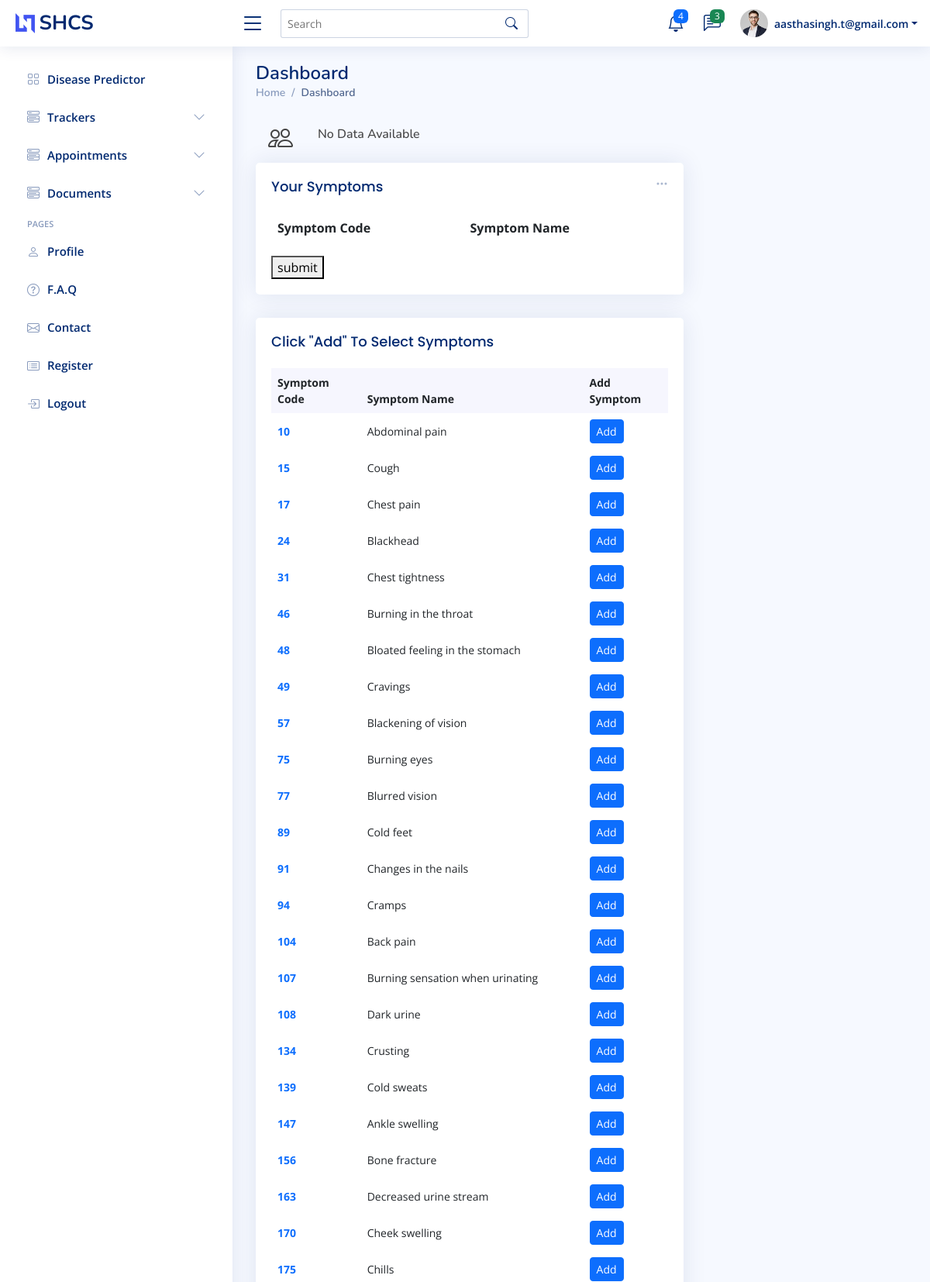
/dashboard/ (signed in, upper part), run on the app's committed database.
### myapp/models.py (models this page shows, shortened)
class User(AbstractBaseUser):
    first_name = models.CharField(max_length=25,blank=True)
    last_name = models.CharField(max_length=25,blank=True)
    phone_number = models.CharField(max_length=14,blank=True)
    email = models.EmailField(verbose_name='Email',max_length=255,unique=True,blank=True)
    gender = models.CharField(choices=(('Male','Male'),('Female','Female')),max_length=10,blank=True)
    user_type = models.CharField(choices=(('Doctor','Doctor'),('Patient','Patient'),('Handler_Team','Handler_Team')),default="Patient",max_length=17,blank=True)
    address = models.TextField(max_length=200,null=True,blank=True)
    is_active = models.BooleanField(default=True)
    is_admin = models.BooleanField(default=False)
    objects = UserManager()
    USERNAME_FIELD = 'email'
    REQUIRED_FIELDS = ['gender','user_type']
    def __str__(self):
        return self.email

class Symptom(models.Model):
    id = models.IntegerField(primary_key=True)
    name = models.CharField(max_length=100)

### myapp/views.py (the view)
# urls.py: path('dashboard/',views.dashboard),
def dashboard(request):
    disease_list=[]
    if request.method=="POST":
        symptoms = request.POST['frm_btn']
        print("bhai symptoms ka list dekhna toh ",symptoms,type(symptoms))
        disease_list=get_disease(symptoms)
    symptoms = Symptom.objects.all()
    return render(request,'dashboard.html',{'symptoms':symptoms,'disease_list':disease_list})

### myapp/templates/dashboard.html (shortened to what this page needs)
<!DOCTYPE html>
<html lang="en">
<head>
    <meta content="width=device-width, initial-scale=1.0" name="viewport"> {% load static %}
    <link href={% static "assets/vendor/bootstrap/css/bootstrap.min.css" %} rel="stylesheet">
    <link href={% static "assets/vendor/bootstrap-icons/bootstrap-icons.css" %} rel="stylesheet">
    <link href={% static "assets/vendor/boxicons/css/boxicons.min.css" %} rel="stylesheet">
    <link href={% static "assets/vendor/quill/quill.snow.css" %} rel="stylesheet">
    <link href={% static "assets/vendor/quill/quill.bubble.css" %} rel="stylesheet">
    <link href={% static "assets/vendor/remixicon/remixicon.css" %} rel="stylesheet">
    <link href={% static "assets/vendor/simple-datatables/style.css" %} rel="stylesheet">
    <link href={% static "assets/css/style.css" %} rel="stylesheet">
</head>
<body>
    <header id="header" class="header fixed-top d-flex align-items-center">
        <div class="d-flex align-items-center justify-content-between">
            <a href="index.html" class="logo d-flex align-items-center">
                <img src={% static "assets/img/logo.png" %} alt="">
                <span class="d-none d-lg-block">SHCS</span>
            </a>
            <i class="bi bi-list toggle-sidebar-btn"></i>
        </div>
        <div class="search-bar">
            <form class="search-form d-flex align-items-center" method="POST" action="#">
                <input type="text" name="query" placeholder="Search" title="Enter search keyword">
                <button type="submit" title="Search"><i class="bi bi-search"></i></button>
            </form>
        </div>
        <nav class="header-nav ms-auto">
            <ul class="d-flex align-items-center">
                <li class="nav-item dropdown">
                    <a class="nav-link nav-icon" href="#" data-bs-toggle="dropdown">
                        <i class="bi bi-bell"></i>
                        <span class="badge bg-primary badge-number">4</span>
                    </a>
                </li>
                <li class="nav-item dropdown">
                    <a class="nav-link nav-icon" href="#" data-bs-toggle="dropdown">
                        <i class="bi bi-chat-left-text"></i>
                        <span class="badge bg-success badge-number">3</span>
                    </a>
                </li>
                <li class="nav-item dropdown pe-3">
                    <a class="nav-link nav-profile d-flex align-items-center pe-0" href="#" data-bs-toggle="dropdown">
                        <img src={% static "assets/img/profile-img.jpg" %} alt="Profile" class="rounded-circle">
                        <span class="d-none d-md-block dropdown-toggle ps-2">{{user}}</span>
                    </a>
                </li>
            </ul>
        </nav>
    </header>
    <aside id="sidebar" class="sidebar">
      <ul class="sidebar-nav" id="sidebar-nav">
        <li class="nav-item">
          <a class="nav-link collapsed" href="/dashboard/">
            <i class="bi bi-grid"></i>
            <span>Disease Predictor</span>
          </a>
        </li>
        <li class="nav-item">
          <a class="nav-link collapsed" data-bs-target="#components-nav" data-bs-toggle="collapse" href="#">
            <i class="bi bi-menu-button-wide"></i><span>Trackers</span><i class="bi bi-chevron-down ms-auto"></i>
          </a>
        </li>
        <li class="nav-item">
          <a class="nav-link collapsed" data-bs-target="#Appointments" data-bs-toggle="collapse" href="#">
            <i class="bi bi-menu-button-wide"></i><span>Appointments</span><i class="bi bi-chevron-down ms-auto"></i>
          </a>
        </li>
        <li class="nav-item">
          <a class="nav-link collapsed" data-bs-target="#Documents" data-bs-toggle="collapse" href="#">
            <i class="bi bi-menu-button-wide"></i><span>Documents</span><i class="bi bi-chevron-down ms-auto"></i>
          </a>
        </li>
        <li class="nav-heading">Pages</li>
        <li class="nav-item">
          <a class="nav-link collapsed" href="users-profile.html">
            <i class="bi bi-person"></i>
            <span>Profile</span>
          </a>
        </li>
        <li class="nav-item">
          <a class="nav-link collapsed" href="pages-faq.html">
            <i class="bi bi-question-circle"></i>
            <span>F.A.Q</span>
          </a>
        </li>
        <li class="nav-item">
          <a class="nav-link collapsed" href="pages-contact.html">
            <i class="bi bi-envelope"></i>
            <span>Contact</span>
          </a>
        </li>
        <li class="nav-item">
          <a class="nav-link collapsed" href="pages-register.html">
            <i class="bi bi-card-list"></i>
            <span>Register</span>
          </a>
        </li>
        <li class="nav-item">
          <a class="nav-link collapsed" href="/logout/">
            <i class="bi bi-box-arrow-in-right"></i>
            <span>Logout</span>
          </a>
        </li>
      </ul>
    </aside>
    <main id="main" class="main">
      <div class="pagetitle">
        <h1>Dashboard</h1>
        <nav>
          <ol class="breadcrumb">
            <li class="breadcrumb-item"><a href="index.html">Home</a></li>
            <li class="breadcrumb-item active">Dashboard</li>
          </ol>
        </nav>
      </div>
      <section class="section dashboard">
        <div class="row">
          <div class="col-lg-8">
            <div class="row">
              {% if disease_list %}{% for disease in disease_list %}<div class="col-xxl-4 col-xl-12">
                <div class="card info-card customers-card">
                  <div class="card-body">
                    <h5 class="card-title">Ranking <span>| {{disease.ranking}}</span></h5>
                    <div class="d-flex align-items-center">
                      <div class="card-icon rounded-circle d-flex align-items-center justify-content-center">
                        <i class="bi bi-people"></i>
                      </div>
                      <div class="ps-3">
                        <h6>{{disease.name}}</h6>
                        <span class="text-danger small pt-1 fw-bold">{{disease.accuracy}}%</span> <span class="text-muted small pt-2 ps-1">accuracy</span>
                      </div>
                    </div>
                  </div>
                </div>
              </div>{% endfor %}{% else %}<div class="d-flex align-items-center">
                <div class="card-icon rounded-circle d-flex align-items-center justify-content-center">
                  <i class="bi bi-people"></i>
                </div>
                <div class="ps-3">
                  <h6>No Data Available</h6>
                </div>
              </div>{% endif %}
              <div class="col-12">
                <div class="card">
                  <div class="filter">
                    <a class="icon" href="#" data-bs-toggle="dropdown"><i class="bi bi-three-dots"></i></a>
                  </div>
                  <div class="card-body">
                    <h5 class="card-title">Your Symptoms</span></h5>
                    <div id="symptoms_form"><form method="POST" action="/dashboard/" style="display:block">
                      <table class="table table-borderless">
                        <thead>
                          <tr name="symptoms_list" value="hii">
                            <th scope="col">Symptom Code</th>
                            <th scope="col">Symptom Name</th>
                          </tr>
                        </thead>
                      </table>
                      <button type="submit" id="frm_btn" name="frm_btn">submit</button>
                    </form>
                      </div>
                  </div>
                </div>
              </div>
              <div class="col-12">
                <div class="card top-selling overflow-auto">
                  <div class="card-body pb-0">
                    <h5 class="card-title">Click "Add" To Select Symptoms</span></h5>
                    <table class="table table-borderless">
                      <thead>
                        <tr>
                          <th scope="col">Symptom Code</th>
                          <th scope="col">Symptom Name</th>
                          <th scope="col">Add Symptom</th>
                        </tr>
                      </thead>
                      <tbody>
                        {% for data in symptoms %}
                        <tr id="{{data.id}}">
                          <td><a href="#" class="text-primary fw-bold">{{data.id}}</a></td>
                          <td>{{data.name}}</td>
                          <td class="fw-bold"><button type="button" class="btn btn-primary btn-sm" onclick="addSymptom('{{data.id}}','{{data.name}}')">Add</button></td>
                        </tr>{% endfor %}
                      </tbody>
                    </table>
                  </div>
                </div>
              </div>
            </div>
          </div>
        </div>
      </section>
    </main>
</body>
</html>

### myapp/static/assets/css/style.css (style rules this page uses)
:root { scroll-behavior: smooth; }
body { font-family: "Open Sans", sans-serif; background: #f6f9ff; color: #444444; }
a { color: #4154f1; text-decoration: none; }
h1, h2, h3, h4, h5, h6 { font-family: "Nunito", sans-serif; }
#main { margin-top: 60px; padding: 20px 30px; transition: all 0.3s; }
.pagetitle { margin-bottom: 10px; }
.pagetitle h1 { font-size: 24px; margin-bottom: 0; font-weight: 600; color: #012970; }
.card { margin-bottom: 30px; border: none; border-radius: 5px; box-shadow: 0px 0 30px rgba(1, 41, 112, 0.1); }
.card-title { padding: 20px 0 15px 0; font-size: 18px; font-weight: 500; color: #012970; font-family: "Poppins", sans-serif; }
.card-body { padding: 0 20px 20px 20px; }
.breadcrumb { font-size: 14px; font-family: "Nunito", sans-serif; color: #899bbd; font-weight: 600; }
.breadcrumb a { color: #899bbd; transition: 0.3s; }
.breadcrumb .breadcrumb-item::before { color: #899bbd; }
.breadcrumb .active { color: #51678f; font-weight: 600; }
.logo { line-height: 1; }
@media (min-width: 1200px) { .logo { width: 280px; } }
.logo img { max-height: 26px; margin-right: 6px; }
.logo span { font-size: 26px; font-weight: 700; color: #012970; font-family: "Nunito", sans-serif; }
.header { transition: all 0.5s; z-index: 997; height: 60px; box-shadow: 0px 2px 20px rgba(1, 41, 112, 0.1); background-color: #fff; padding-left: 20px; }
.header .toggle-sidebar-btn { font-size: 32px; padding-left: 10px; cursor: pointer; color: #012970; }
.header .search-bar { min-width: 360px; padding: 0 20px; }
.header .search-form { width: 100%; }
.header .search-form input { border: 0; font-size: 14px; color: #012970; border: 1px solid rgba(1, 41, 112, 0.2); padding: 7px 38px 7px 8px; border-radius: 3px; transition: 0.3s; width: 100%; }
.header .search-form button { border: 0; padding: 0; margin-left: -30px; background: none; }
.header .search-form button i { color: #012970; }
.header-nav ul { list-style: none; }
.header-nav>ul { margin: 0; padding: 0; }
.header-nav .nav-icon { font-size: 22px; color: #012970; margin-right: 25px; position: relative; }
.header-nav .nav-profile { color: #012970; }
.header-nav .nav-profile img { max-height: 36px; }
.header-nav .nav-profile span { font-size: 14px; font-weight: 600; }
.header-nav .badge-number { position: absolute; inset: -2px -5px auto auto; font-weight: normal; font-size: 12px; padding: 3px 6px; }
.sidebar { position: fixed; top: 60px; left: 0; bottom: 0; width: 300px; z-index: 996; transition: all 0.3s; padding: 20px; overflow-y: auto; scrollbar-width: thin; scrollbar-color: #aab7cf transparent; box-shadow: 0px 0px 20px rgba(1, 41, 112, 0.1); background-color: #fff; }
@media (min-width: 1200px) { #main, #footer { margin-left: 300px; } }
.sidebar-nav { padding: 0; margin: 0; list-style: none; }
.sidebar-nav li { padding: 0; margin: 0; list-style: none; }
.sidebar-nav .nav-item { margin-bottom: 5px; }
.sidebar-nav .nav-heading { font-size: 11px; text-transform: uppercase; color: #899bbd; font-weight: 600; margin: 10px 0 5px 15px; }
.sidebar-nav .nav-link { display: flex; align-items: center; font-size: 15px; font-weight: 600; color: #4154f1; transition: 0.3; background: #f6f9ff; padding: 10px 15px; border-radius: 4px; }
.sidebar-nav .nav-link i { font-size: 16px; margin-right: 10px; color: #4154f1; }
.sidebar-nav .nav-link.collapsed { color: #012970; background: #fff; }
.sidebar-nav .nav-link.collapsed i { color: #899bbd; }
.sidebar-nav .nav-link .bi-chevron-down { margin-right: 0; transition: transform 0.2s ease-in-out; }
.dashboard .filter { position: absolute; right: 0px; top: 15px; }
.dashboard .filter .icon { color: #aab7cf; padding-right: 20px; padding-bottom: 5px; transition: 0.3s; font-size: 16px; }
.dashboard .card-icon { font-size: 32px; line-height: 0; width: 64px; height: 64px; flex-shrink: 0; flex-grow: 0; }
.dashboard .top-selling { font-size: 14px; }
.dashboard .top-selling .table thead { background: #f6f6fe; }
.dashboard .top-selling .table thead th { border: 0; }
.dashboard .top-selling .table tbody td { vertical-align: middle; }

### data on the page
User: password+email "aasthasingh.t@gmail.com"
Symptom: id "10", name "Abdominal pain"
Symptom: id "15", name "Cough"
Symptom: id "17", name "Chest pain"
Symptom: id "24", name "Blackhead"
Symptom: id "31", name "Chest tightness"
Symptom: id "46", name "Burning in the throat"
Symptom: id "48", name "Bloated feeling in the stomach"
Symptom: id "49", name "Cravings"
Symptom: id "57", name "Blackening of vision"
Symptom: id "75", name "Burning eyes"
Symptom: id "77", name "Blurred vision"
Symptom: id "89", name "Cold feet"
Symptom: id "91", name "Changes in the nails"
Symptom: id "94", name "Cramps"
Symptom: id "104", name "Back pain"
Symptom: id "107", name "Burning sensation when urinating"
Symptom: id "108", name "Dark urine"
Symptom: id "134", name "Crusting"
Symptom: id "139", name "Cold sweats"
Symptom: id "147", name "Ankle swelling"
Symptom: id "156", name "Bone fracture"
Symptom: id "163", name "Decreased urine stream"
Symptom: id "170", name "Cheek swelling"
Symptom: id "175", name "Chills"
